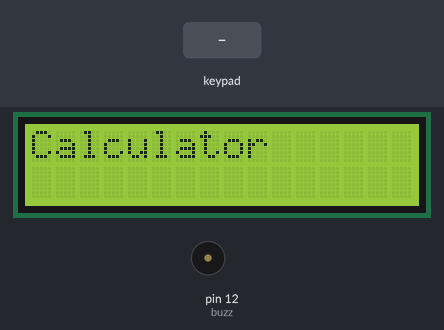
A sketch run on a simulated Arduino Uno, built with avr-gcc and run on an emulated ATmega328P. Shown: 16×2 character LCD, buzzer (waves = sounding, pin HIGH). Wiring (inferred from the names in the program): 4×3 keypad with keys 1 2 3 4 5 6 7 8 9 * 0 # (labels assumed): rows pin 2, pin 3, pin 4, pin 5; columns pin 6, pin 7, pin 9. The inputs (shaded band) are chosen by the test bench. Pins used as bus, display or sensor lines are not drawn.

Above: at 1.2 s.
1.3 s: keypad keys 1 2 # pressed 0.4 s apart
At 3.1 s:
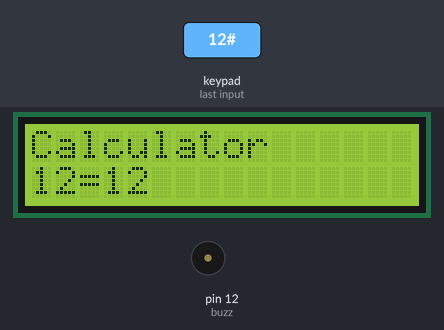
4.0 s: key '7' pressed
At 4.6 s:
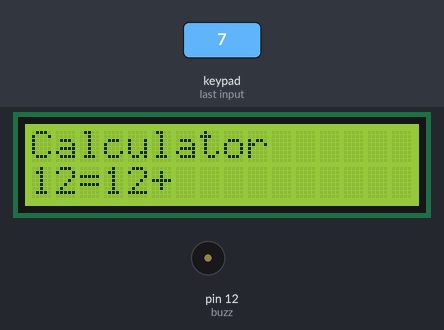
5.5 s: key '*' pressed
At 5.8 s:
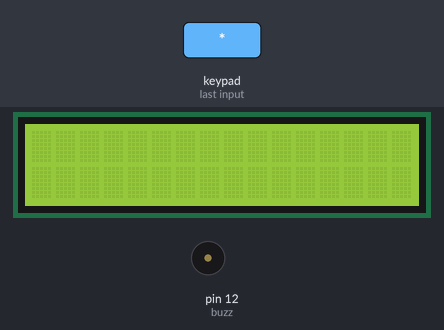
7.0 s: keypad keys 2 5 # pressed 0.4 s apart
At 8.6 s:
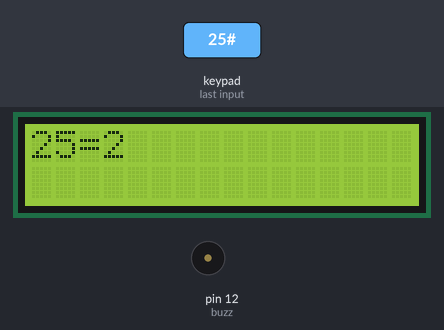
9.7 s: key '#' pressed
At 10.1 s:
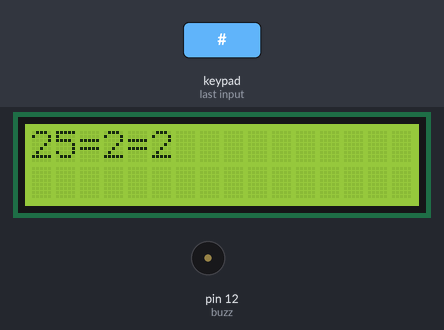
11.2 s: keypad keys 1 2 # pressed 0.4 s apart
At 13.0 s:
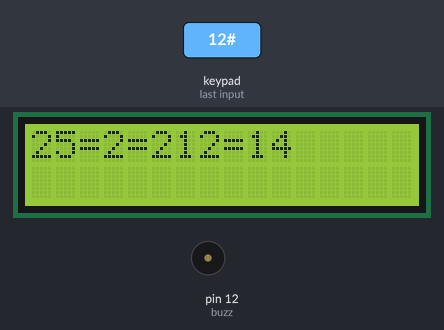
Timing chart, 0 to 14.5 s (numbered marks = the images above; inputs shaded):
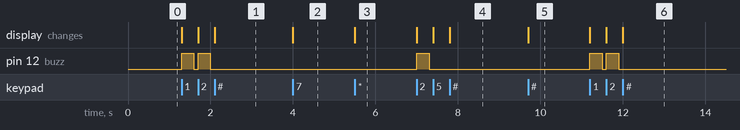

The sketch:

lcd_keypad_ownBoard.ino
```cpp
#include <LiquidCrystal.h>
int R1=2,R2=3,R3=4,R4=5 ;
int C1=6,C2=7,C3=9  ;
int buzz=12;
LiquidCrystal lcd(19,18,17,16,15,14);
void setup() {
 lcd.begin(16,2);
 lcd.print("Calculator");
 // all rows OUTPUT and cols INPUT
 pinMode(R1,OUTPUT);pinMode(R2,OUTPUT);pinMode(R3,OUTPUT);pinMode(R4,OUTPUT);
 pinMode(C1,INPUT);pinMode(C2,INPUT);pinMode(C3,INPUT);
 digitalWrite(C1,HIGH);digitalWrite(C2,HIGH);  digitalWrite(C3,HIGH);
 lcd.setCursor(0,1); // move lcd cursor to second row first column.
 pinMode(buzz,OUTPUT);
}
void buzzON(){digitalWrite(buzz,HIGH);}
void buzzOFF(){digitalWrite(buzz,LOW);}
 int n=0,n1=0;
void loop() {
  digitalWrite(R1,LOW);digitalWrite(R2,HIGH);
  digitalWrite(R3,HIGH);digitalWrite(R4,HIGH);
  if  (digitalRead(C1) ==  LOW) {
      lcd.print("1"); buzzON();delay(300);buzzOFF();
      n=n*10+1;
  }
  if (digitalRead(C2) ==  LOW) {
      lcd.print("2"); buzzON();delay(300);buzzOFF();
      n=n*10+2;
   }
  if (digitalRead(C3) ==  LOW) {
      lcd.print("3"); buzzON();delay(300);buzzOFF();
      n=n*10+3;
   }
 //////////// second row
 digitalWrite(R1,HIGH);digitalWrite(R2,LOW);
  digitalWrite(R3,HIGH);digitalWrite(R4,HIGH);
  if (digitalRead(C1) ==  LOW) {lcd.print("4"); delay(300);}
  if (digitalRead(C2) ==  LOW) {lcd.print("5"); delay(300);}
  if (digitalRead(C3) ==  LOW) {lcd.print("6"); delay(300);}
  //////////// third row
 digitalWrite(R1,HIGH);digitalWrite(R2,HIGH);
  digitalWrite(R3,LOW);digitalWrite(R4,HIGH);
  if (digitalRead(C1) ==  LOW) {
      lcd.print("+");
      n1 = n;  n=0;
      delay(300);}
  if (digitalRead(C2) ==  LOW) {lcd.print("8"); delay(300);}
  if (digitalRead(C3) ==  LOW) {lcd.print("9"); delay(300);}
   //////////// fourth row
 digitalWrite(R1,HIGH);digitalWrite(R2,HIGH);
  digitalWrite(R3,HIGH);digitalWrite(R4,LOW);
  if (digitalRead(C1) ==  LOW) {lcd.clear(); lcd.setCursor(0,0);}
  if (digitalRead(C2) ==  LOW) {lcd.print("0"); delay(300);}
  if (digitalRead(C3) ==  LOW) {lcd.print("=");
      n1+=n; n=0;
      lcd.print(n1);
      delay(300);}

}
```

Measured:
- after the input at 1.3 s, pin 12 (buzz): alternates HIGH for 0.30 s and LOW for 0.10 s, 4 changes in all, then stays LOW, starting at once; the display: first changes at once (image 1 shows a later state)
- after the input at 4.0 s, the display: changes at once (image 2)
- after the input at 5.5 s, the display: changes at once (image 3)
- after the input at 7.0 s, pin 12 (buzz): LOW → HIGH at once, → LOW 0.30 s later; the display: first changes at once (image 4 shows a later state)
- after the input at 9.7 s, the display: changes at once (image 5)
- after the input at 11.2 s, pin 12 (buzz): alternates HIGH for 0.30 s and LOW for 0.10 s, 4 changes in all, then stays LOW, starting at once; the display: first changes at once (image 6 shows a later state)
